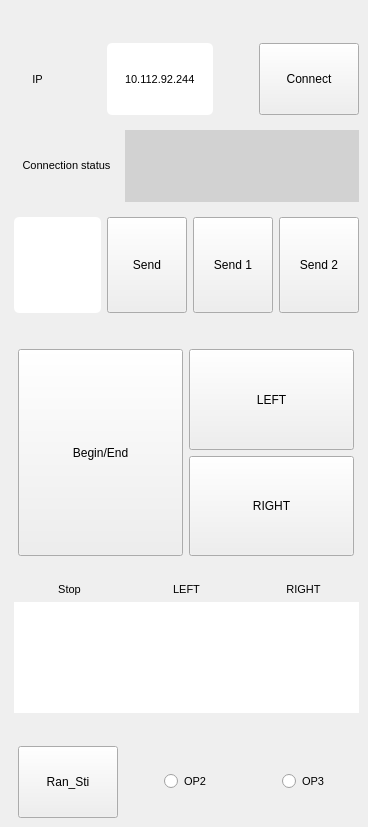
          <widget class="QWidget" name="tab_RemoteNeuron">
            <attribute name="title">
              <string>Remote Neuron</string>
            </attribute>
            <widget class="QWidget" name="layoutWidget_17">
              <property name="geometry">
                <rect>
                  <x>18</x>
                  <y>746</y>
                  <width>336</width>
                  <height>72</height>
                </rect>
              </property>
              <layout class="QHBoxLayout" name="horizontalLayout_38" stretch="3,1,0,1,0">
                <item>
                  <widget class="QPushButton" name="Random_Stimulus">
                    <property name="sizePolicy">
                      <sizepolicy hsizetype="Expanding" vsizetype="Preferred">
                        <horstretch>0</horstretch>
                        <verstretch>0</verstretch>
                      </sizepolicy>
                    </property>
                    <property name="minimumSize">
                      <size>
                        <width>94</width>
                        <height>44</height>
                      </size>
                    </property>
                    <property name="maximumSize">
                      <size>
                        <width>100</width>
                        <height>16777215</height>
                      </size>
                    </property>
                    <property name="styleSheet">
                      <string notr="true"></string>
                    </property>
                    <property name="text">
                      <string>Ran_Sti</string>
                    </property>
                  </widget>
                </item>
                <item>
                  <spacer name="horizontalSpacer_34">
                    <property name="orientation">
                      <enum>Qt::Horizontal</enum>
                    </property>
                    <property name="sizeType">
                      <enum>QSizePolicy::Fixed</enum>
                    </property>
                    <property name="sizeHint" stdset="0">
                      <size>
                        <width>40</width>
                        <height>20</height>
                      </size>
                    </property>
                  </spacer>
                </item>
                <item>
                  <widget class="QRadioButton" name="operation2">
                    <property name="font">
                      <font>
                        <family>Arial</family>
                        <pointsize>8</pointsize>
                      </font>
                    </property>
                    <property name="text">
                      <string>OP2</string>
                    </property>
                  </widget>
                </item>
                <item>
                  <spacer name="horizontalSpacer_35">
                    <property name="orientation">
                      <enum>Qt::Horizontal</enum>
                    </property>
                    <property name="sizeType">
                      <enum>QSizePolicy::Fixed</enum>
                    </property>
                    <property name="sizeHint" stdset="0">
                      <size>
                        <width>40</width>
                        <height>20</height>
                      </size>
                    </property>
                  </spacer>
                </item>
                <item>
                  <widget class="QRadioButton" name="operation3">
                    <property name="font">
                      <font>
                        <family>Arial</family>
                        <pointsize>8</pointsize>
                      </font>
                    </property>
                    <property name="text">
                      <string>OP3</string>
                    </property>
                  </widget>
                </item>
              </layout>
            </widget>
            <widget class="QWidget" name="layoutWidget_14">
              <property name="geometry">
                <rect>
                  <x>14</x>
                  <y>130</y>
                  <width>345</width>
                  <height>72</height>
                </rect>
              </property>
              <layout class="QHBoxLayout" name="horizontalLayout_35">
                <item>
                  <widget class="QLabel" name="label_23">
                    <property name="minimumSize">
                      <size>
                        <width>105</width>
                        <height>0</height>
                      </size>
                    </property>
                    <property name="font">
                      <font>
                        <family>Arial</family>
                        <pointsize>8</pointsize>
                        <bold>false</bold>
                        <stylestrategy>PreferDefault</stylestrategy>
                        <kerning>true</kerning>
                      </font>
                    </property>
                    <property name="text">
                      <string>&lt;html&gt;&lt;head/&gt;&lt;body&gt;&lt;p align="center"&gt;Connection status&lt;/p&gt;&lt;/body&gt;&lt;/html&gt;</string>
                    </property>
                  </widget>
                </item>
                <item>
                  <widget class="QLabel" name="RemoteStatus">
                    <property name="sizePolicy">
                      <sizepolicy hsizetype="Expanding" vsizetype="Preferred">
                        <horstretch>0</horstretch>
                        <verstretch>0</verstretch>
                      </sizepolicy>
                    </property>
                    <property name="minimumSize">
                      <size>
                        <width>200</width>
                        <height>0</height>
                      </size>
                    </property>
                    <property name="font">
                      <font>
                        <family>Arial</family>
                        <pointsize>8</pointsize>
                      </font>
                    </property>
                    <property name="styleSheet">
                      <string notr="true">background-color: rgb(210, 210, 210);</string>
                    </property>
                    <property name="text">
                      <string />
                    </property>
                    <property name="alignment">
                      <set>Qt::AlignCenter</set>
                    </property>
                  </widget>
                </item>
              </layout>
            </widget>
            <widget class="QWidget" name="layoutWidget_auto_08">
              <property name="geometry">
                <rect>
                  <x>14</x>
                  <y>583</y>
                  <width>345</width>
                  <height>130</height>
                </rect>
              </property>
              <layout class="QHBoxLayout" name="horizontalLayout_37">
                <item>
                  <layout class="QVBoxLayout" name="verticalLayout_7">
                    <item>
                      <widget class="QLabel" name="label_24">
                        <property name="minimumSize">
                          <size>
                            <width>105</width>
                            <height>0</height>
                          </size>
                        </property>
                        <property name="font">
                          <font>
                            <family>Arial</family>
                            <pointsize>8</pointsize>
                            <bold>false</bold>
                            <stylestrategy>PreferDefault</stylestrategy>
                            <kerning>true</kerning>
                          </font>
                        </property>
                        <property name="text">
                          <string>&lt;html&gt;&lt;head/&gt;&lt;body&gt;&lt;p align="center"&gt;Stop&lt;/p&gt;&lt;/body&gt;&lt;/html&gt;</string>
                        </property>
                      </widget>
                    </item>
                    <item>
                      <widget class="QLabel" name="Ins1">
                        <property name="sizePolicy">
                          <sizepolicy hsizetype="Expanding" vsizetype="Expanding">
                            <horstretch>0</horstretch>
                            <verstretch>0</verstretch>
                          </sizepolicy>
                        </property>
                        <property name="minimumSize">
                          <size>
                            <width>130</width>
                            <height>30</height>
                          </size>
                        </property>
                        <property name="styleSheet">
                          <string notr="true">background-color: rgb(255, 255, 255);</string>
                        </property>
                        <property name="text">
                          <string />
                        </property>
                        <property name="alignment">
                          <set>Qt::AlignCenter</set>
                        </property>
                      </widget>
                    </item>
                  </layout>
                </item>
                <item>
                  <spacer name="horizontalSpacer_32">
                    <property name="orientation">
                      <enum>Qt::Horizontal</enum>
                    </property>
                    <property name="sizeHint" stdset="0">
                      <size>
                        <width>40</width>
                        <height>20</height>
                      </size>
                    </property>
                  </spacer>
                </item>
                <item>
                  <layout class="QVBoxLayout" name="verticalLayout_8">
                    <item>
                      <widget class="QLabel" name="label_26">
                        <property name="minimumSize">
                          <size>
                            <width>105</width>
                            <height>0</height>
                          </size>
                        </property>
                        <property name="font">
                          <font>
                            <family>Arial</family>
                            <pointsize>8</pointsize>
                            <bold>false</bold>
                            <stylestrategy>PreferDefault</stylestrategy>
                            <kerning>true</kerning>
                          </font>
                        </property>
                        <property name="text">
                          <string>&lt;html&gt;&lt;head/&gt;&lt;body&gt;&lt;p align="center"&gt;LEFT&lt;/p&gt;&lt;/body&gt;&lt;/html&gt;</string>
                        </property>
                      </widget>
                    </item>
                    <item>
                      <widget class="QLabel" name="Ins2">
                        <property name="sizePolicy">
                          <sizepolicy hsizetype="Expanding" vsizetype="Expanding">
                            <horstretch>0</horstretch>
                            <verstretch>0</verstretch>
                          </sizepolicy>
                        </property>
                        <property name="minimumSize">
                          <size>
                            <width>130</width>
                            <height>30</height>
                          </size>
                        </property>
                        <property name="styleSheet">
                          <string notr="true">background-color: rgb(255, 255, 255);</string>
                        </property>
                        <property name="text">
                          <string />
                        </property>
                        <property name="alignment">
                          <set>Qt::AlignCenter</set>
                        </property>
                      </widget>
                    </item>
                  </layout>
                </item>
                <item>
                  <spacer name="horizontalSpacer_33">
                    <property name="orientation">
                      <enum>Qt::Horizontal</enum>
                    </property>
                    <property name="sizeHint" stdset="0">
                      <size>
                        <width>40</width>
                        <height>20</height>
                      </size>
                    </property>
                  </spacer>
                </item>
                <item>
                  <layout class="QVBoxLayout" name="verticalLayout_9">
                    <item>
                      <widget class="QLabel" name="label_28">
                        <property name="minimumSize">
                          <size>
                            <width>105</width>
                            <height>0</height>
                          </size>
                        </property>
                        <property name="font">
                          <font>
                            <family>Arial</family>
                            <pointsize>8</pointsize>
                            <bold>false</bold>
                            <stylestrategy>PreferDefault</stylestrategy>
                            <kerning>true</kerning>
                          </font>
                        </property>
                        <property name="text">
                          <string>&lt;html&gt;&lt;head/&gt;&lt;body&gt;&lt;p align="center"&gt;RIGHT&lt;/p&gt;&lt;/body&gt;&lt;/html&gt;</string>
                        </property>
                      </widget>
                    </item>
                    <item>
                      <widget class="QLabel" name="Ins3">
                        <property name="sizePolicy">
                          <sizepolicy hsizetype="Expanding" vsizetype="Expanding">
                            <horstretch>0</horstretch>
                            <verstretch>0</verstretch>
                          </sizepolicy>
                        </property>
                        <property name="minimumSize">
                          <size>
                            <width>130</width>
                            <height>30</height>
                          </size>
                        </property>
                        <property name="styleSheet">
                          <string notr="true">background-color: rgb(255, 255, 255);</string>
                        </property>
                        <property name="text">
                          <string />
                        </property>
                        <property name="alignment">
                          <set>Qt::AlignCenter</set>
                        </property>
                      </widget>
                    </item>
                  </layout>
                </item>
              </layout>
            </widget>
            <widget class="QWidget" name="layoutWidget_auto_09">
              <property name="geometry">
                <rect>
                  <x>14</x>
                  <y>43</y>
                  <width>345</width>
                  <height>72</height>
                </rect>
              </property>
              <layout class="QHBoxLayout" name="horizontalLayout_36">
                <item>
                  <layout class="QHBoxLayout" name="horizontalLayout_12">
                    <item>
                      <widget class="QLabel" name="label_14">
                        <property name="minimumSize">
                          <size>
                            <width>0</width>
                            <height>0</height>
                          </size>
                        </property>
                        <property name="maximumSize">
                          <size>
                            <width>100</width>
                            <height>16777215</height>
                          </size>
                        </property>
                        <property name="font">
                          <font>
                            <family>Arial</family>
                            <pointsize>8</pointsize>
                            <bold>false</bold>
                          </font>
                        </property>
                        <property name="text">
                          <string>IP</string>
                        </property>
                        <property name="alignment">
                          <set>Qt::AlignCenter</set>
                        </property>
                      </widget>
                    </item>
                    <item>
                      <spacer name="horizontalSpacer_7">
                        <property name="orientation">
                          <enum>Qt::Horizontal</enum>
                        </property>
                        <property name="sizeType">
                          <enum>QSizePolicy::Fixed</enum>
                        </property>
                        <property name="sizeHint" stdset="0">
                          <size>
                            <width>40</width>
                            <height>20</height>
                          </size>
                        </property>
                      </spacer>
                    </item>
                    <item>
                      <widget class="QLineEdit" name="IPtext">
                        <property name="sizePolicy">
                          <sizepolicy hsizetype="Minimum" vsizetype="Expanding">
                            <horstretch>0</horstretch>
                            <verstretch>0</verstretch>
                          </sizepolicy>
                        </property>
                        <property name="maximumSize">
                          <size>
                            <width>400</width>
                            <height>16777215</height>
                          </size>
                        </property>
                        <property name="font">
                          <font>
                            <family>Arial</family>
                            <pointsize>8</pointsize>
                          </font>
                        </property>
                        <property name="styleSheet">
                          <string notr="true">border-radius: 5px;</string>
                        </property>
                        <property name="text">
                          <string>10.112.92.244</string>
                        </property>
                        <property name="alignment">
                          <set>Qt::AlignCenter</set>
                        </property>
                      </widget>
                    </item>
                  </layout>
                </item>
                <item>
                  <spacer name="horizontalSpacer_4">
                    <property name="orientation">
                      <enum>Qt::Horizontal</enum>
                    </property>
                    <property name="sizeType">
                      <enum>QSizePolicy::Fixed</enum>
                    </property>
                    <property name="sizeHint" stdset="0">
                      <size>
                        <width>40</width>
                        <height>20</height>
                      </size>
                    </property>
                  </spacer>
                </item>
                <item>
                  <widget class="QPushButton" name="RemoteConnect">
                    <property name="sizePolicy">
                      <sizepolicy hsizetype="Minimum" vsizetype="Expanding">
                        <horstretch>0</horstretch>
                        <verstretch>0</verstretch>
                      </sizepolicy>
                    </property>
                    <property name="maximumSize">
                      <size>
                        <width>100</width>
                        <height>16777215</height>
                      </size>
                    </property>
                    <property name="styleSheet">
                      <string notr="true"></string>
                    </property>
                    <property name="text">
                      <string>Connect</string>
                    </property>
                  </widget>
                </item>
              </layout>
            </widget>
            <widget class="QWidget" name="layoutWidget_auto_10">
              <property name="geometry">
                <rect>
                  <x>14</x>
                  <y>217</y>
                  <width>345</width>
                  <height>96</height>
                </rect>
              </property>
              <layout class="QHBoxLayout" name="horizontalLayout_25">
                <item>
                  <widget class="QLineEdit" name="messageSend">
                    <property name="sizePolicy">
                      <sizepolicy hsizetype="Minimum" vsizetype="Expanding">
                        <horstretch>0</horstretch>
                        <verstretch>0</verstretch>
                      </sizepolicy>
                    </property>
                    <property name="maximumSize">
                      <size>
                        <width>400</width>
                        <height>16777215</height>
                      </size>
                    </property>
                    <property name="font">
                      <font>
                        <family>Arial</family>
                        <pointsize>8</pointsize>
                      </font>
                    </property>
                    <property name="styleSheet">
                      <string notr="true">border-radius: 5px;</string>
                    </property>
                    <property name="text">
                      <string />
                    </property>
                    <property name="alignment">
                      <set>Qt::AlignCenter</set>
                    </property>
                  </widget>
                </item>
                <item>
                  <widget class="QPushButton" name="SendButton">
                    <property name="sizePolicy">
                      <sizepolicy hsizetype="Minimum" vsizetype="Expanding">
                        <horstretch>0</horstretch>
                        <verstretch>0</verstretch>
                      </sizepolicy>
                    </property>
                    <property name="maximumSize">
                      <size>
                        <width>100</width>
                        <height>16777215</height>
                      </size>
                    </property>
                    <property name="styleSheet">
                      <string notr="true"></string>
                    </property>
                    <property name="text">
                      <string>Send</string>
                    </property>
                  </widget>
                </item>
                <item>
                  <widget class="QPushButton" name="SendButton_2">
                    <property name="sizePolicy">
                      <sizepolicy hsizetype="Minimum" vsizetype="Expanding">
                        <horstretch>0</horstretch>
                        <verstretch>0</verstretch>
                      </sizepolicy>
                    </property>
                    <property name="maximumSize">
                      <size>
                        <width>100</width>
                        <height>16777215</height>
                      </size>
                    </property>
                    <property name="styleSheet">
                      <string notr="true"></string>
                    </property>
                    <property name="text">
                      <string>Send 1</string>
                    </property>
                  </widget>
                </item>
                <item>
                  <widget class="QPushButton" name="SendButton_3">
                    <property name="sizePolicy">
                      <sizepolicy hsizetype="Minimum" vsizetype="Expanding">
                        <horstretch>0</horstretch>
                        <verstretch>0</verstretch>
                      </sizepolicy>
                    </property>
                    <property name="maximumSize">
                      <size>
                        <width>100</width>
                        <height>16777215</height>
                      </size>
                    </property>
                    <property name="styleSheet">
                      <string notr="true"></string>
                    </property>
                    <property name="text">
                      <string>Send 2</string>
                    </property>
                  </widget>
                </item>
              </layout>
            </widget>
            <widget class="QWidget" name="layoutWidget_auto_11">
              <property name="geometry">
                <rect>
                  <x>18</x>
                  <y>349</y>
                  <width>336</width>
                  <height>207</height>
                </rect>
              </property>
              <layout class="QHBoxLayout" name="horizontalLayout_26">
                <item>
                  <widget class="QPushButton" name="RemoteExpBegin">
                    <property name="sizePolicy">
                      <sizepolicy hsizetype="Minimum" vsizetype="Expanding">
                        <horstretch>0</horstretch>
                        <verstretch>0</verstretch>
                      </sizepolicy>
                    </property>
                    <property name="maximumSize">
                      <size>
                        <width>16777215</width>
                        <height>16777215</height>
                      </size>
                    </property>
                    <property name="styleSheet">
                      <string notr="true"></string>
                    </property>
                    <property name="text">
                      <string>Begin/End</string>
                    </property>
                  </widget>
                </item>
                <item>
                  <layout class="QVBoxLayout" name="verticalLayout_10">
                    <item>
                      <widget class="QPushButton" name="Remote_Left">
                        <property name="sizePolicy">
                          <sizepolicy hsizetype="Minimum" vsizetype="Expanding">
                            <horstretch>0</horstretch>
                            <verstretch>0</verstretch>
                          </sizepolicy>
                        </property>
                        <property name="maximumSize">
                          <size>
                            <width>16777215</width>
                            <height>16777215</height>
                          </size>
                        </property>
                        <property name="styleSheet">
                          <string notr="true"></string>
                        </property>
                        <property name="text">
                          <string>LEFT</string>
                        </property>
                      </widget>
                    </item>
                    <item>
                      <widget class="QPushButton" name="Remote_Right">
                        <property name="sizePolicy">
                          <sizepolicy hsizetype="Minimum" vsizetype="Expanding">
                            <horstretch>0</horstretch>
                            <verstretch>0</verstretch>
                          </sizepolicy>
                        </property>
                        <property name="maximumSize">
                          <size>
                            <width>16777215</width>
                            <height>16777215</height>
                          </size>
                        </property>
                        <property name="styleSheet">
                          <string notr="true"></string>
                        </property>
                        <property name="text">
                          <string>RIGHT</string>
                        </property>
                      </widget>
                    </item>
                  </layout>
                </item>
              </layout>
            </widget>
          </widget>
